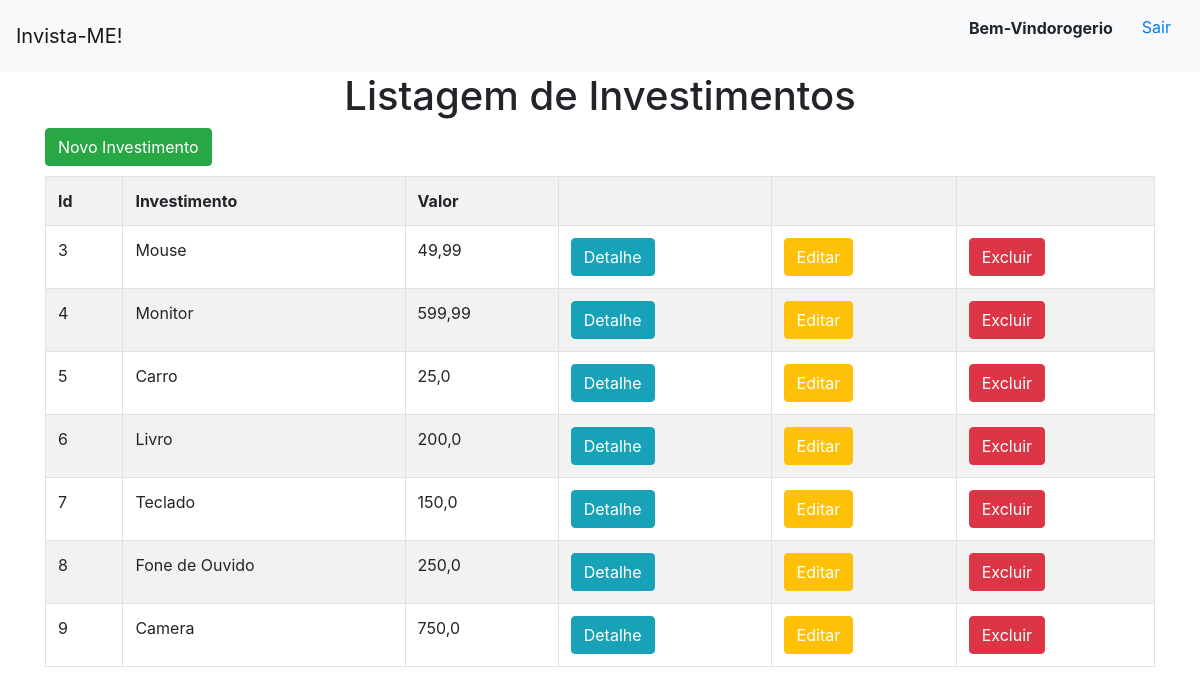
The app's page / (signed in) with its own data.
### investimentos/models.py (models this page shows)
class Investimento(models.Model):
    investimento = models.TextField(max_length=255)
    valor = models.FloatField()
    pago = models.BooleanField(default=False)
    data = models.DateField(default=datetime.now)

### investimentos/views.py (the view)
# urls.py: path('', views.investimentos, name='investimentos'),
def investimentos(request):
    dados = {
        'dados': Investimento.objects.all()
    }
    return render(request, 'investimentos/investimentos.html', context=dados)

### investimentos/templates/investimentos/investimentos.html
{% extends 'investimentos/base.html' %}
{% block conteudo %}
<h1 style='text-align: center;'>Listagem de Investimentos</h1>
<div class='container'>
    <button class='btn btn-success' style='margin-bottom: 10px;'><a style='color: white;' href="{% url 'novo_investimento' %}">Novo Investimento</a></button>
    <table class='table table-striped table-bordered'>
        <tr>
            <th>Id</th>
            <th>Investimento</th>
            <th>Valor</th>
            <th></th>
            <th></th>
            <th></th>
        </tr>
        {% for dado in dados %}
        <tr>
            <td>{{ dado.id }}</td>
            <td>{{ dado.investimento }}</td>
            <td>{{ dado.valor }}</td>
            <td><button class='btn btn-info'><a style='color: white;' href="{% url 'detalhe' dado.id %}">Detalhe</a></button></td>
            <td><button class='btn btn-warning'><a style='color: white;'href="{% url 'editar' dado.id %}">Editar</a></button></td>
            <td><button class='btn btn-danger'><a style='color: white;' href="{% url 'excluir' dado.id %}">Excluir</a></button></td>
        </tr>
        {% endfor %}
    </table>
</div>
{% endblock %}

### investimentos/templates/investimentos/base.html (shortened to what this page needs)
<!doctype html>
<html lang="en">
  <head>
    <link rel="stylesheet" href="https://cdn.jsdelivr.net/npm/bootstrap@4.6.2/dist/css/bootstrap.min.css">
  </head>
  <body>
      <nav class="navbar navbar-light bg-light">
          <a class="navbar-brand" href="{% url 'investimentos' %}">Invista-ME!</a>
          <ul style="list-style: none;">
            {% if user.is_authenticated %}
            <li style="float: left">
                <strong class="nav-item nav-link">Bem-Vindo{{user.get_username}}</strong>
            </li>
            <li style="float: left">
                <form method="POST" action="{% url 'logout' %}">
                  <button class="btn bg-light text-primary" type="submit">Sair</button>
                </form>
            </li>
        {% endif %}
          </ul>
      </nav>
    {% block conteudo %}
    {% endblock %}
  </body>
</html>

### records on screen
Investimento: id "3", investimento "Mouse", valor "49,99"
Investimento: id "4", investimento "Monitor", valor "599,99"
Investimento: id "5", investimento "Carro", valor "25,0"
Investimento: id "6", investimento "Livro", valor "200,0"
Investimento: id "7", investimento "Teclado", valor "150,0"
Investimento: id "8", investimento "Fone de Ouvido", valor "250,0"
Investimento: id "9", investimento "Camera", valor "750,0"

### other values on screen
{{ user.get_username }} "rogerio"
